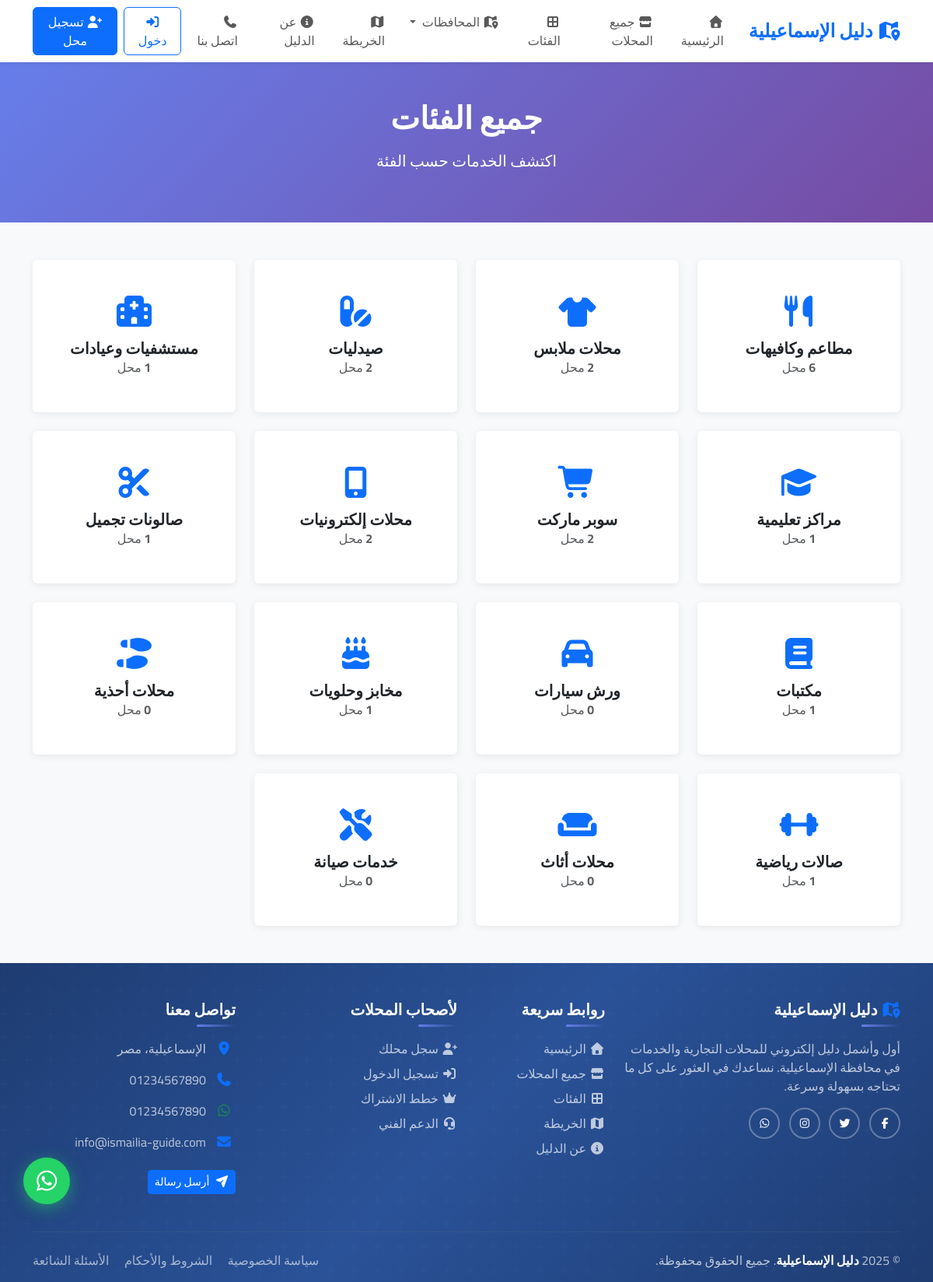
Page /categories/ on the committed database.
### directory/models.py (models this page shows, shortened)
class Category(models.Model):
    name = models.CharField(
        max_length=100,
        unique=True,
        verbose_name='اسم الفئة',
        help_text='مثال: مطاعم ومقاهي، صيدليات، محلات ملابس',
        db_index=True
    )
    slug = models.SlugField(
        max_length=100,
        unique=True,
        blank=True,
        allow_unicode=True,
        verbose_name='الرابط'
    )
    icon = models.CharField(
        max_length=50,
        blank=True,
        default='fas fa-store',
        verbose_name='أيقونة Font Awesome',
        help_text='مثال: fas fa-utensils'
    )
    description = models.TextField(
        blank=True,
        verbose_name='الوصف',
        help_text='وصف تفصيلي للفئة (اختياري)'
    )
    image = models.ImageField(
        upload_to='categories/%Y/%m/',
        blank=True,
        null=True,
        verbose_name='صورة الفئة',
        help_text='صورة تمثيلية للفئة (اختياري)'
    )
    order = models.IntegerField(
        default=0,
        verbose_name='الترتيب',
        help_text='رقم أصغر = يظهر أولاً'
    )
    is_active = models.BooleanField(
        default=True,
        verbose_name='نشط',
        help_text='إلغاء التفعيل يخفي الفئة من الموقع'
    )
    created_at = models.DateTimeField(
        auto_now_add=True,
        verbose_name='تاريخ الإنشاء'
    )
    updated_at = models.DateTimeField(
        auto_now=True,
        verbose_name='تاريخ التحديث'
    )
    class Meta:
        verbose_name = 'فئة'
        verbose_name_plural = 'الفئات'
        ordering = ['order', 'name']
        indexes = [
            models.Index(fields=['slug']),
            models.Index(fields=['is_active', 'order']),
        ]

### directory/views.py (the view)
# urls.py: path('categories/', views.categories_view, name='categories'),
def categories_view(request):
    categories = Category.objects.filter(
        is_active=True
    ).annotate(
        business_count=Count(
            'business',  # ✅ مفرد (related_query_name)
            filter=Q(business__is_active=True, business__is_verified=True)
        )
    ).order_by('order', 'name')
    context = {
        'categories': categories,
        'page_title': 'الفئات',
        'page_description': 'تصفح جميع فئات المحلات والخدمات في الإسماعيلية',
    }
    return render(request, 'directory/categories.html', context)

### templates/directory/categories.html (shortened to what this page needs)
{% extends 'base.html' %}
{% load static %}
{% block content %}
<section class="py-5" style="background: linear-gradient(135deg, #667eea 0%, #764ba2 100%); color: white;">
    <div class="container text-center">
        <h1 class="fw-bold mb-3">جميع الفئات</h1>
        <p class="lead">اكتشف الخدمات حسب الفئة</p>
    </div>
</section>
<section class="py-5">
    <div class="container">
        <div class="row g-4">
            {% for category in categories %}
            <div class="col-6 col-md-4 col-lg-3">
                <a href="{% url 'category_detail' category.slug %}" class="text-decoration-none">
                    <div class="card category-card h-100">
                        <div class="card-body text-center">
                            <i class="fas {{ category.icon }} fs-1 text-primary mb-3"></i>
                            <h5 class="card-title">{{ category.name }}</h5>
                            <p class="text-muted mb-0">
                                <strong>{{ category.business_count }}</strong> محل
                            </p>
                        </div>
                    </div>
                </a>
            </div>
            {% empty %}
            <div class="col-12 text-center">
                <p class="text-muted">لا توجد فئات متاحة حالياً</p>
            </div>
            {% endfor %}
        </div>
    </div>
</section>
{% endblock %}

### rows in the picture
Category: name "مطاعم وكافيهات", business_count "6"
Category: name "محلات ملابس", business_count "2"
Category: name "صيدليات", business_count "2"
Category: name "مستشفيات وعيادات", business_count "1"
Category: name "مراكز تعليمية", business_count "1"
Category: name "سوبر ماركت", business_count "2"
Category: name "محلات إلكترونيات", business_count "2"
Category: name "صالونات تجميل", business_count "1"
Category: name "مكتبات", business_count "1"
Category: name "ورش سيارات", business_count "0"
Category: name "مخابز وحلويات", business_count "1"
Category: name "محلات أحذية", business_count "0"
Category: name "صالات رياضية", business_count "1"
Category: name "محلات أثاث", business_count "0"
Category: name "خدمات صيانة", business_count "0"
